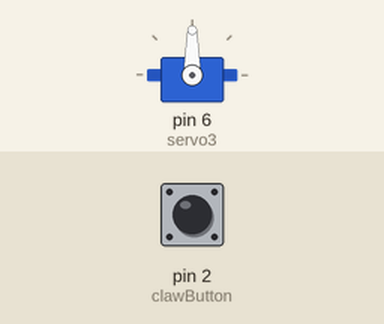
Recording of a sketch running on a simulated Arduino Uno, built with avr-gcc and run on an emulated ATmega328P. Shown: servo. Inputs (shaded band) come from the test bench; at power-on: pin 2 (clawButton) HIGH.

Above: at 1.2 s.
1.3 s: pin 2 (clawButton) pulled LOW for 0.15 s
At 2.0 s:
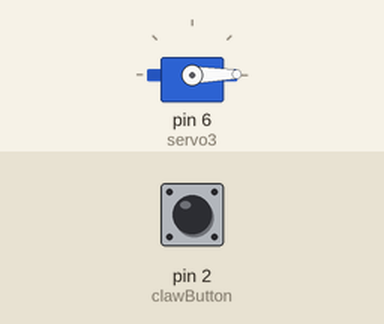
2.9 s: pin 2 (clawButton) pulled LOW for 1 s
At 4.5 s:
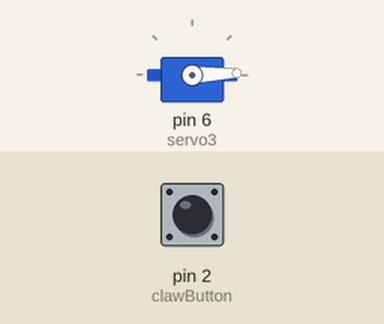
Timing chart, 0 to 6.0 s (numbered marks = the images above; inputs shaded):
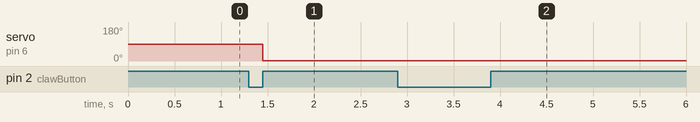

Measured:
- after the input at 1.3 s, servo on pin 6 (servo3): 90° → 1° after 0.15 s
- after the input at 2.9 s, servo on pin 6 (servo3): 1° → 2° after 1.0 s

The sketch:

buttonInteruptTest.ino
```cpp
#include <Servo.h>

Servo servo1;
Servo servo2;
Servo servo3;
Servo servo4;

int i = 0;
int clawButton = 2;

void setup() {
  //servo1.attach(3);
  //servo2.attach(4);
  Serial.begin(9600);
  servo3.attach(6);
 // servo4.attach(8);
  pinMode (clawButton, INPUT_PULLUP);
  attachInterrupt(digitalPinToInterrupt(clawButton), openClaw, RISING);

}


void loop() {

}


void moveLeft(){
  Serial.print("left");
}

void moveRight(){
  Serial.print("right");
}

void moveUp(){
  Serial.print("up");
}

void moveDown(){
  Serial.print("down");
}

void openClaw(){
  i++;
  servo3.write(i);
}

void closeClaw(){
  Serial.print("close");
}
```
